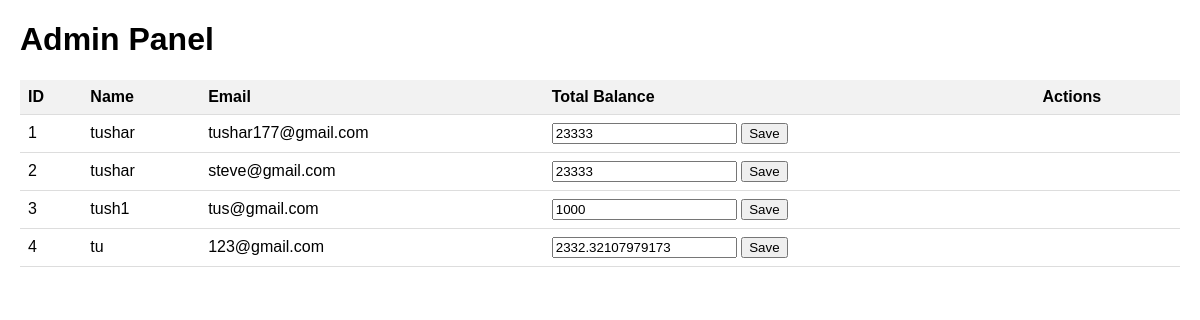
The page /server on the database as committed earlier.
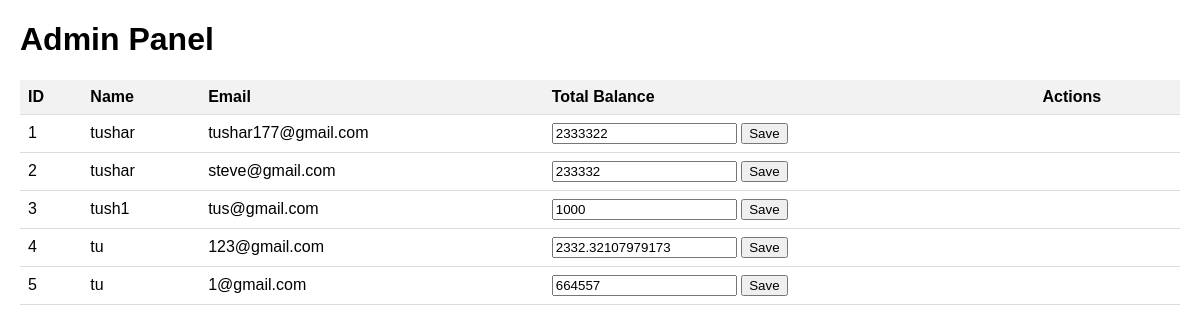
The same page on the database as committed later.
### server/models.py (models this page shows)
class User(UserMixin, db.Model):
    id = db.Column(db.Integer, primary_key=True)
    email = db.Column(db.String(100), unique=True)
    password = db.Column(db.String(100))
    name = db.Column(db.String(1000))
    total_balance = db.Column(db.Integer, default=100000)
    stocks = relationship("User_Stocks", backref="User")

### server/admin.py (the view)
@ad.route("/server")
def admin():
    users = User.query.all()
    return render_template("admin.html", users=users)

### server/templates/admin.html (shortened to what this page needs)
<!doctype html>
<html>
  <head>
  </head>
  <body>
    <h1>Admin Panel</h1>
    <table>
      <thead>
        <tr>
          <th>ID</th>
          <th>Name</th>
          <th>Email</th>
          <th>Total Balance</th>
          <th>Actions</th>
        </tr>
      </thead>
      <tbody>
        {% for user in users %}
        <tr>
          <td>{{ user.id }}</td>
          <td>{{ user.name }}</td>
          <td>{{ user.email }}</td>
          <td>
            <form
              method="POST"
              action="{{ url_for('admin.admin', user_id=user.id) }}"
            >
              <input
                type="text"
                name="total_balance"
                value="{{ user.total_balance }}"
                required
              />
              <input type="submit" value="Save" />
            </form>
          </td>
          <td></td>
        </tr>
        {% endfor %}
      </tbody>
    </table>
  </body>
</html>

### server/templates/admin.html (style rules this page uses)
body { font-family: Arial, sans-serif; margin: 20px; }
table { border-collapse: collapse; width: 100%; }
th, td { padding: 8px; text-align: left; border-bottom: 1px solid #ddd; }
th { background-color: #f2f2f2; }

Rows that differ between the two databases and show on the page:
changed User "tushar177@gmail.com": total_balance "23333" → "2333322"
changed User "steve@gmail.com": total_balance "23333" → "233332"
added User: id "5", name "tu", email "1@gmail.com", total_balance "664557"
